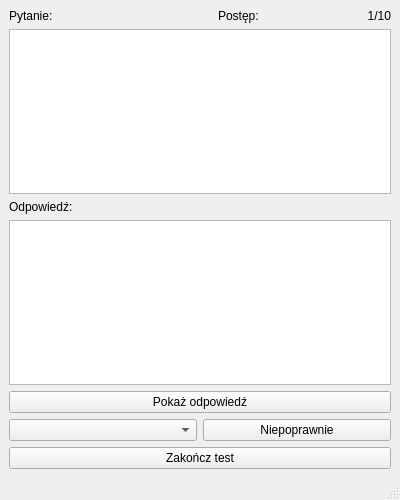
<?xml version="1.0" encoding="UTF-8"?>
<ui version="4.0">
 <class>SolveTestWindow</class>
 <widget class="QMainWindow" name="SolveTestWindow">
  <property name="geometry">
   <rect>
    <x>0</x>
    <y>0</y>
    <width>400</width>
    <height>500</height>
   </rect>
  </property>
  <property name="windowTitle">
   <string>MainWindow</string>
  </property>
  <widget class="QWidget" name="centralwidget">
   <layout class="QVBoxLayout" name="verticalLayout">
    <item>
     <layout class="QHBoxLayout" name="horizontalLayoutQuestionAndProgress">
      <item>
       <widget class="QLabel" name="labelQuestion">
        <property name="text">
         <string>Pytanie:</string>
        </property>
       </widget>
      </item>
      <item>
       <widget class="QLabel" name="labelProgress">
        <property name="text">
         <string>Postęp: </string>
        </property>
        <property name="alignment">
         <set>Qt::AlignRight|Qt::AlignTrailing|Qt::AlignVCenter</set>
        </property>
       </widget>
      </item>
      <item>
       <widget class="QLabel" name="labelProgressValue">
        <property name="text">
         <string>1/10</string>
        </property>
        <property name="alignment">
         <set>Qt::AlignRight|Qt::AlignTrailing|Qt::AlignVCenter</set>
        </property>
       </widget>
      </item>
     </layout>
    </item>
    <item>
     <widget class="QTextEdit" name="textEditQuestion"/>
    </item>
    <item>
     <widget class="QLabel" name="labelAnswer">
      <property name="text">
       <string>Odpowiedź:</string>
      </property>
     </widget>
    </item>
    <item>
     <widget class="QPlainTextEdit" name="plainTextEditAnswer"/>
    </item>
    <item>
     <widget class="QPushButton" name="pushButtonShowAnswer">
      <property name="text">
       <string>Pokaż odpowiedź</string>
      </property>
     </widget>
    </item>
    <item>
     <layout class="QHBoxLayout" name="horizontalLayoutEvaluateAnswer">
      <item>
       <widget class="QComboBox" name="comboBoxMark"/>
      </item>
      <item>
       <widget class="QPushButton" name="pushButtonEvaluate">
        <property name="text">
         <string>Niepoprawnie</string>
        </property>
       </widget>
      </item>
     </layout>
    </item>
    <item>
     <widget class="QPushButton" name="pushButtonEndTest">
      <property name="text">
       <string>Zakończ test</string>
      </property>
     </widget>
    </item>
   </layout>
  </widget>
  <widget class="QMenuBar" name="menubar">
   <property name="geometry">
    <rect>
     <x>0</x>
     <y>0</y>
     <width>400</width>
     <height>26</height>
    </rect>
   </property>
  </widget>
  <widget class="QStatusBar" name="statusbar"/>
 </widget>
 <resources/>
 <connections/>
</ui>
